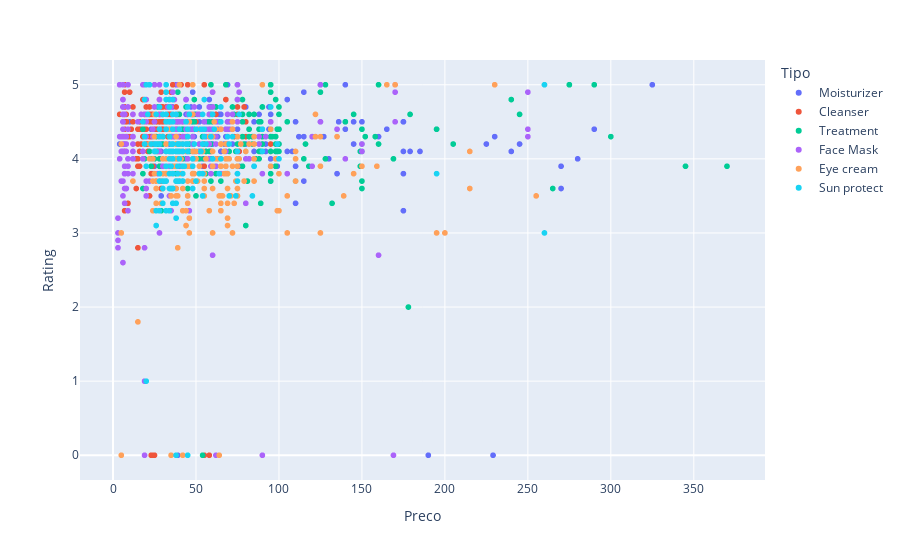

The cell this chart's notebook holds for it:
### Code cell
# Correlação Preço e Rating
px.scatter(df_cosmetics, x='Preco', y='Rating', color='Tipo', hover_data=['Marca'])

### Figure 1 — Plotly figure (JSON) as saved in the notebook; plotly's stock layout.template omitted (floating-point values rounded to 4 significant figures; data arrays with more than 128 entries replaced by an {"elided": "..."} marker saying what was removed)
{"data": [{"customdata": {"elided": "298x1 str values"}, "hovertemplate": "Tipo=Moisturizer<br>Preco=%{x}<br>Rating=%{y}<br>Marca=%{customdata[0]}<extra></extra>", "legendgroup": "Moisturizer", "marker": {"color": "#636efa", "symbol": "circle"}, "mode": "markers", "name": "Moisturizer", "showlegend": true, "type": "scattergl", "x": {"elided": "298 int values"}, "xaxis": "x", "y": {"elided": "298 float values"}, "yaxis": "y"}, {"customdata": {"elided": "281x1 str values"}, "hovertemplate": "Tipo=Cleanser<br>Preco=%{x}<br>Rating=%{y}<br>Marca=%{customdata[0]}<extra></extra>", "legendgroup": "Cleanser", "marker": {"color": "#EF553B", "symbol": "circle"}, "mode": "markers", "name": "Cleanser", "showlegend": true, "type": "scattergl", "x": {"elided": "281 int values"}, "xaxis": "x", "y": {"elided": "281 float values"}, "yaxis": "y"}, {"customdata": {"elided": "248x1 str values"}, "hovertemplate": "Tipo=Treatment<br>Preco=%{x}<br>Rating=%{y}<br>Marca=%{customdata[0]}<extra></extra>", "legendgroup": "Treatment", "marker": {"color": "#00cc96", "symbol": "circle"}, "mode": "markers", "name": "Treatment", "showlegend": true, "type": "scattergl", "x": {"elided": "248 int values"}, "xaxis": "x", "y": {"elided": "248 float values"}, "yaxis": "y"}, {"customdata": {"elided": "266x1 str values"}, "hovertemplate": "Tipo=Face Mask<br>Preco=%{x}<br>Rating=%{y}<br>Marca=%{customdata[0]}<extra></extra>", "legendgroup": "Face Mask", "marker": {"color": "#ab63fa", "symbol": "circle"}, "mode": "markers", "name": "Face Mask", "showlegend": true, "type": "scattergl", "x": {"elided": "266 int values"}, "xaxis": "x", "y": {"elided": "266 float values"}, "yaxis": "y"}, {"customdata": {"elided": "209x1 str values"}, "hovertemplate": "Tipo=Eye cream<br>Preco=%{x}<br>Rating=%{y}<br>Marca=%{customdata[0]}<extra></extra>", "legendgroup": "Eye cream", "marker": {"color": "#FFA15A", "symbol": "circle"}, "mode": "markers", "name": "Eye cream", "showlegend": true, "type": "scattergl", "x": {"elided": "209 int values"}, "xaxis": "x", "y": {"elided": "209 float values"}, "yaxis": "y"}, {"customdata": {"elided": "170x1 str values"}, "hovertemplate": "Tipo=Sun protect<br>Preco=%{x}<br>Rating=%{y}<br>Marca=%{customdata[0]}<extra></extra>", "legendgroup": "Sun protect", "marker": {"color": "#19d3f3", "symbol": "circle"}, "mode": "markers", "name": "Sun protect", "showlegend": true, "type": "scattergl", "x": {"elided": "170 int values"}, "xaxis": "x", "y": {"elided": "170 float values"}, "yaxis": "y"}], "layout": {"legend": {"title": {"text": "Tipo"}, "tracegroupgap": 0}, "margin": {"t": 60}, "xaxis": {"anchor": "y", "domain": [0, 1], "title": {"text": "Preco"}}, "yaxis": {"anchor": "x", "domain": [0, 1], "title": {"text": "Rating"}}}}
